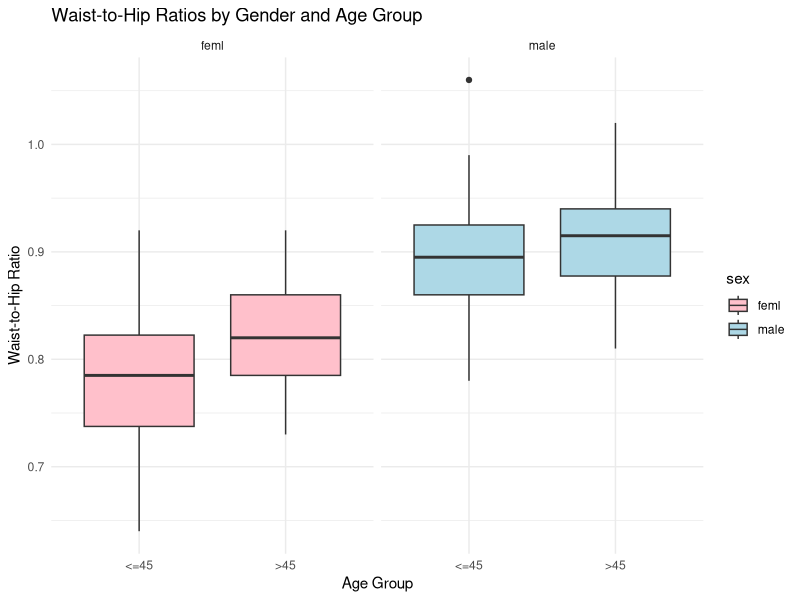
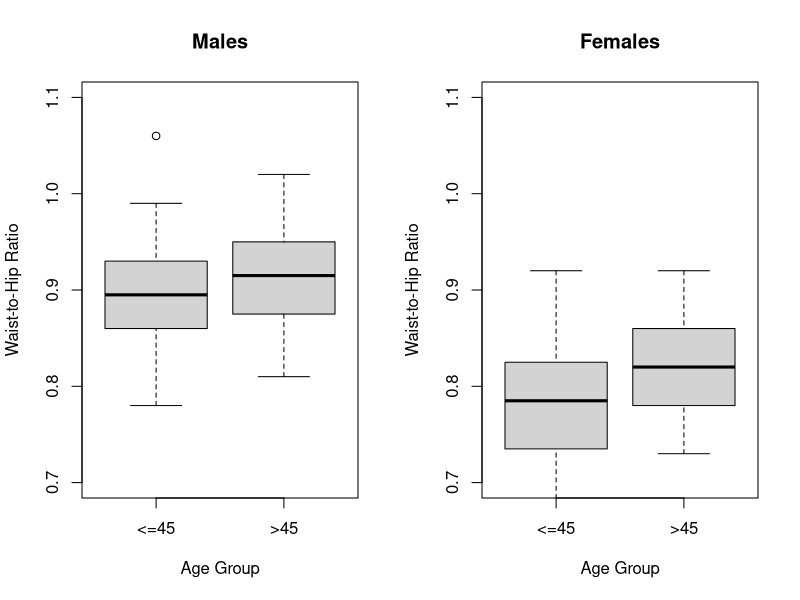

Write R code to recreate these figures, in order.
## ---- chunk 1
# Load required libraries
library(ggplot2)
library(dplyr)

# Read the data
waist_data <- read.table("waists.txt", header = TRUE, sep = "\t")

# Check the structure of our data
str(waist_data)

# View summary statistics
summary(waist_data)
## ---- chunk 2
# Create box plots for each group
ggplot(waist_data, aes(x = agegp, y = ratios, fill = sex)) +
  geom_boxplot() +
  facet_wrap(~ sex) +
  labs(title = "Waist-to-Hip Ratios by Gender and Age Group",
       x = "Age Group",
       y = "Waist-to-Hip Ratio") +
  theme_minimal() +
  scale_fill_manual(values = c("male" = "lightblue", "feml" = "pink"))
## ---- chunk 3
# Alternative: Side-by-side box plots
par(mfrow = c(1, 2))

# Plot for males
male_data <- waist_data[waist_data$sex == "male", ]
boxplot(ratios ~ agegp, data = male_data, 
        main = "Males", 
        xlab = "Age Group", 
        ylab = "Waist-to-Hip Ratio",
        ylim = c(0.7, 1.1))

# Plot for females
female_data <- waist_data[waist_data$sex == "feml", ]
boxplot(ratios ~ agegp, data = female_data, 
        main = "Females", 
        xlab = "Age Group", 
        ylab = "Waist-to-Hip Ratio",
        ylim = c(0.7, 1.1))
## ---- chunk 4
# Group summary statistics
waist_data %>%
  group_by(sex, agegp) %>%
  summarise(
    n = n(),
    mean = mean(ratios),
    median = median(ratios),
    sd = sd(ratios),
    min = min(ratios),
    max = max(ratios)
  ) %>%
  knitr::kable(digits = 3, caption = "Summary Statistics by Group")
